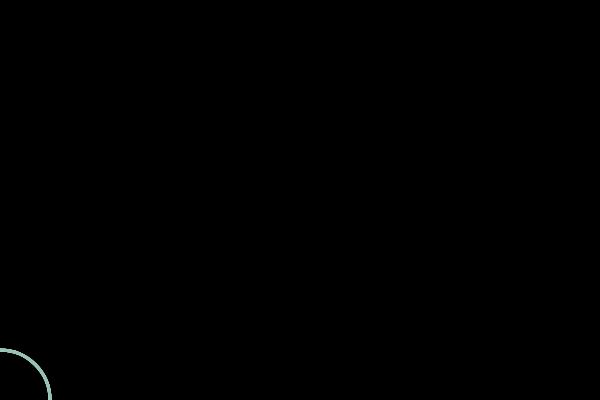
Frame 1 (no input)
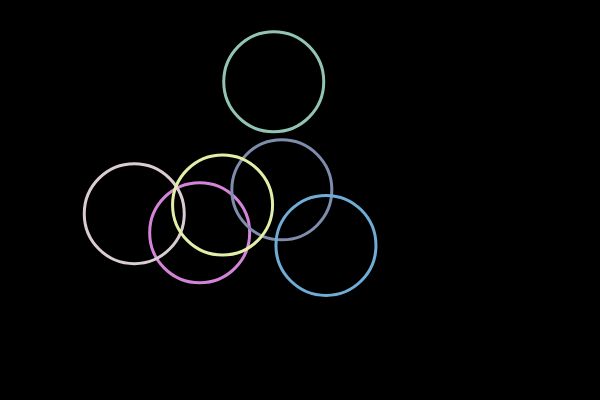
Frame 60 (no input)
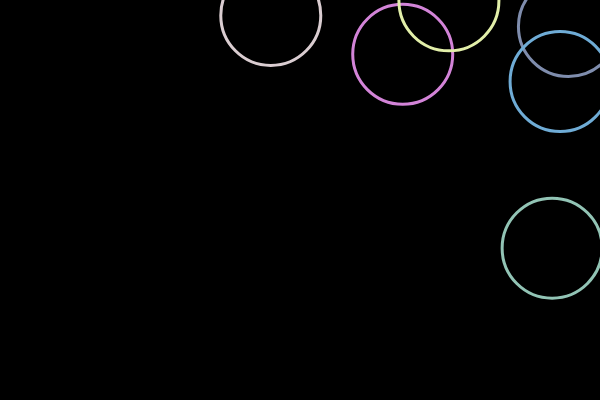
Frame 120 (the mouse pressed at the canvas centre since frame 60)

The p5.js sketch that drew these frames (run headless with seeded random() and noise() and a simulated clock; from frame 60 on, the mouse is pressed at the canvas centre):

// p5.js sketch
// ── sketch.js

var os = [];

function setup() {
	createCanvas(600, 400);
	for(let i=0; i<6; i++){
		os.push( new Over() )
	}
}

function draw() {
	background(0)

	for(let i=0; i<os.length; i++){
		os[i].show()
		os[i].update()
	}
}

class Over {
	constructor(props) {
		this.r = random(100, 255)
		this.g = random(100, 255)
		this.b = random(100, 255)

		this.x = 0;
		this.y = height;

		this.speetX = random(2, 6)
		this.speetY = random(2, 6)

		this.zx = random(2, 6)
		this.zy = random(2, 6)
	}
	update(){
		this.y += this.speetY
		this.x += this.speetX
	}
	show(){
		stroke( this.r, this.g, this.b)
		strokeWeight(3)
		noFill()
		ellipse(this.x, this.y,100,100)
		if( this.x > width){// 超过了canvas的width 反弹
			this.speetX = -this.zx;
		}
		if( this.x < 0){// 小于了 canvas的width 反弹
			this.speetX = this.zx;
		}
		if( this.y > height){// 大于了 canvas的height 反弹
			this.speetY = -this.zy
		}
		if( this.y < 0){// 小于了 canvas的height 反弹
			this.speetY = this.zy
		}

	}
}
